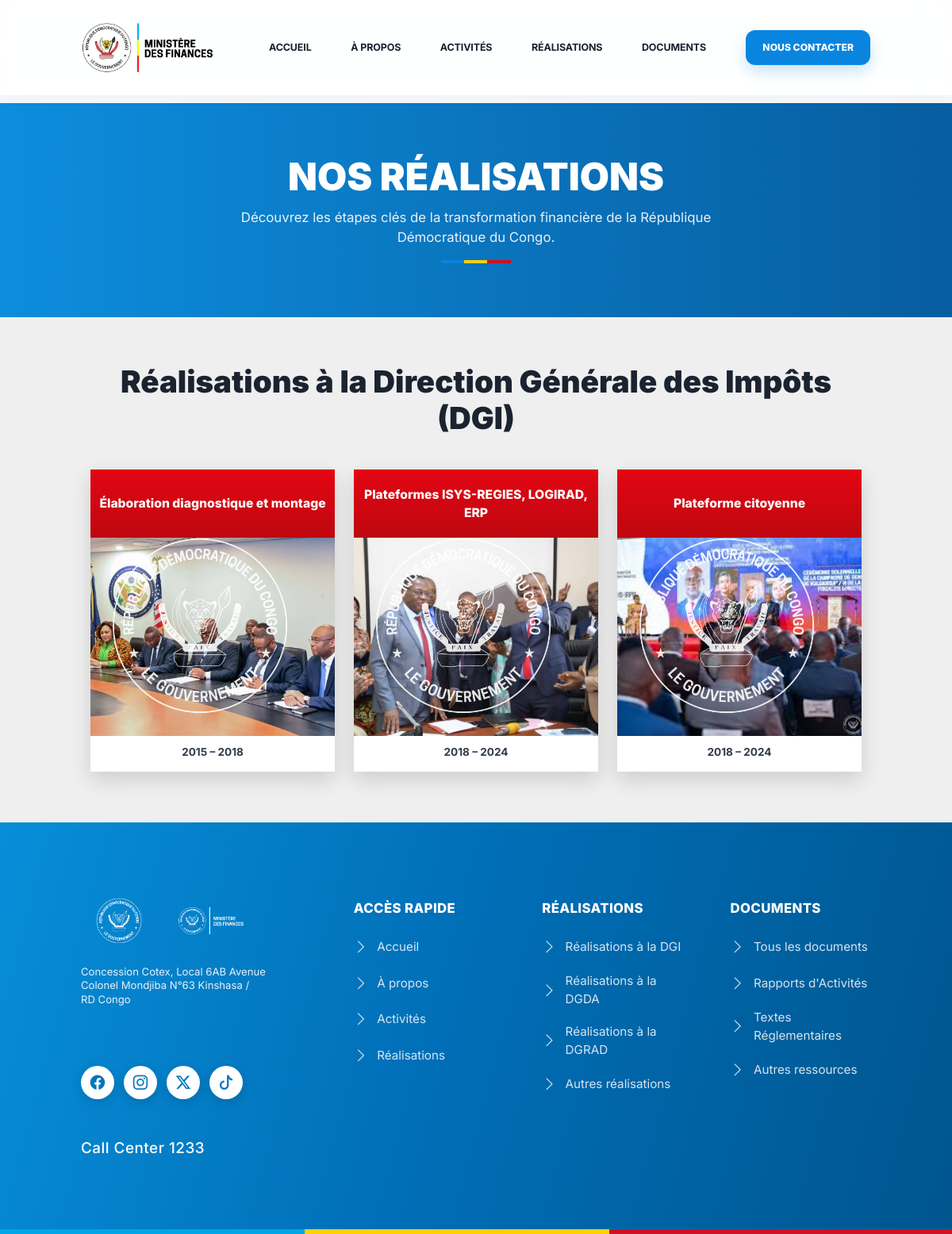
The app's page /contant.php with its own data.
### tables this page shows
CREATE TABLE IF NOT EXISTS content_items (
    id INT AUTO_INCREMENT PRIMARY KEY,
    content_type VARCHAR(30) NOT NULL COMMENT 'Type: article, document, realisation',
    section_key VARCHAR(120) COMMENT 'Clé de section (Actualite, Communique, etc.)',
    badge_text VARCHAR(120) COMMENT 'Texte du badge (ex: 12 MARS 2024)',
    title VARCHAR(255) NOT NULL COMMENT 'Titre du contenu',
    description TEXT NOT NULL COMMENT 'Description du contenu',
    image_url VARCHAR(500) COMMENT 'URL de l\'image associée',
    link_url VARCHAR(500) COMMENT 'URL de lien externe',
    meta_text VARCHAR(120) COMMENT 'Texte de métadonnée (ex: taille de fichier)',
    icon_class VARCHAR(50) COMMENT 'Classe CSS pour l\'icône',
    display_order INT NOT NULL DEFAULT 0 COMMENT 'Ordre d\'affichage',
    is_active TINYINT(1) NOT NULL DEFAULT 1 COMMENT 'Contenu actif',
    created_at TIMESTAMP DEFAULT CURRENT_TIMESTAMP COMMENT 'Date de création',
    updated_at TIMESTAMP DEFAULT CURRENT_TIMESTAMP ON UPDATE CURRENT_TIMESTAMP COMMENT 'Dernière modification',
    INDEX idx_content_type (content_type),
    INDEX idx_is_active (is_active),
    INDEX idx_display_order (display_order),
    INDEX idx_created_at (created_at)
);

### contant.php (called while the page is built)
<?php
require_once __DIR__ . '/app/models/ContentItem.php';
$contentModel = new ContentItem();
$realisations = $contentModel->getAllByType('realisation');
require_once __DIR__ . '/app/views/realisations.php';
?>

### config/database.php (called while the page is built, shortened)
<?php
class Database {
    private static $instance = null;
    private $pdo;
    private function __construct() {
        try {
            $host = '127.0.0.1';
            $port = '3306';
            $db = 'u223322817_mini';
            $user = 'u223322817_mini';
            $pass = 'Fratlas@1997';
            $dsn = "mysql:host=$host;port=$port;dbname=$db;charset=utf8mb4";
            $this->pdo = new PDO($dsn, $user, $pass);
            $this->pdo->setAttribute(PDO::ATTR_ERRMODE, PDO::ERRMODE_EXCEPTION);
            $this->createTables();
        } catch (PDOException $e) {
            throw new RuntimeException("Erreur MySQL: " . $e->getMessage(), 0, $e);
        }
    }
    public static function getInstance() {
        if (self::$instance === null) {
            self::$instance = new Database();
        }
        return self::$instance;
    }
    public function getConnection() {
        return $this->pdo;
    }
    private function createTables() {
        $sql = "
        CREATE TABLE IF NOT EXISTS projects (
            id INT AUTO_INCREMENT PRIMARY KEY,
            category VARCHAR(100) NOT NULL,
            title VARCHAR(255) NOT NULL,
            description TEXT NOT NULL,
            status VARCHAR(50) NOT NULL,
            image_url VARCHAR(500),
            update_date VARCHAR(100),
            created_at TIMESTAMP DEFAULT CURRENT_TIMESTAMP
        ) ENGINE=InnoDB DEFAULT CHARSET=utf8mb4;
        CREATE TABLE IF NOT EXISTS admin_users (
            id INT AUTO_INCREMENT PRIMARY KEY,
            username VARCHAR(100) UNIQUE NOT NULL,
            password VARCHAR(255) NOT NULL,
            email VARCHAR(100),
            created_at TIMESTAMP DEFAULT CURRENT_TIMESTAMP
        ) ENGINE=InnoDB DEFAULT CHARSET=utf8mb4;
        CREATE TABLE IF NOT EXISTS content_items (
            id INT AUTO_INCREMENT PRIMARY KEY,
            content_type VARCHAR(30) NOT NULL,
            section_key VARCHAR(120) DEFAULT NULL,
            badge_text VARCHAR(120) DEFAULT NULL,
            title VARCHAR(255) NOT NULL,
            description TEXT NOT NULL,
            image_url VARCHAR(500) DEFAULT NULL,
            link_url VARCHAR(500) DEFAULT NULL,
            meta_text VARCHAR(120) DEFAULT NULL,
            icon_class VARCHAR(50) DEFAULT NULL,
            file_url VARCHAR(500) DEFAULT NULL,
            display_order INT NOT NULL DEFAULT 0,
            is_active TINYINT(1) NOT NULL DEFAULT 1,
            created_at TIMESTAMP DEFAULT CURRENT_TIMESTAMP,
            updated_at TIMESTAMP DEFAULT CURRENT_TIMESTAMP ON UPDATE CURRENT_TIMESTAMP
        ) ENGINE=InnoDB DEFAULT CHARSET=utf8mb4;
        ";
        $this->pdo->exec($sql);
        $stmt = $this->pdo->query("SELECT COUNT(*) FROM admin_users");
        $stmt = $this->pdo->query("SELECT COUNT(*) FROM projects");
        $stmt = $this->pdo->query("SELECT COUNT(*) FROM content_items");
    }
}
?>

### app/models/ContentItem.php (called while the page is built, shortened)
<?php
require_once __DIR__ . '/../../config/database.php';
class ContentItem {
    private $db;
    public function __construct() {
        try {
            $this->db = Database::getInstance()->getConnection();
        } catch (Throwable $e) {
            $this->db = null;
        }
    }
    public function getAllByType($contentType, $activeOnly = true) {
        try {
            $activeClause = $activeOnly ? " AND is_active = 1" : "";
            $stmt = $this->db->prepare("
                SELECT * FROM content_items
                WHERE content_type = ?" . $activeClause . "
                ORDER BY display_order ASC, created_at DESC
            ");
            $stmt->execute([$contentType]);
            return $stmt->fetchAll(PDO::FETCH_ASSOC);
        } catch (Throwable $e) {
            return $this->fallbackByType($contentType, $activeOnly);
        }
    }
}
?>

### app/views/realisations.php (the view, shortened to what this page needs)
<div class="realisations-page">
    <section class="real-hero">
        <div class="container">
            <h1>NOS RÉALISATIONS</h1>
            <p>Découvrez les étapes clés de la transformation financière de la République Démocratique du Congo.</p>
            <div class="real-divider"></div>
        </div>
    </section>
    <main class="container">
        <h2 class="section-title">Réalisations à la Direction Générale des Impôts (DGI)</h2>
        <div class="row g-4 dgi-grid">
            <?php if (!empty($realisations)): ?>
                <?php foreach ($realisations as $item): ?>
                    <?php
                    $meta = [];
                    $iconUrl = !empty($meta['icon_url']) ? (string) $meta['icon_url'] : '/public/images/logo_Arm blanc.png';
                    $itemId = (int) ($item['id'] ?? 0);
                    $detailUrl = 'detail.php?type=realisation' . ($itemId > 0 ? '&id=' . $itemId : '');
                    ?>
                    <div class="col-md-6 col-lg-4">
                        <a href="<?php echo htmlspecialchars($detailUrl); ?>" class="realisation-card">
                            <div class="card-header-title"><?php echo htmlspecialchars($item['title']); ?></div>
                            <div class="card-img-container">
                                <img src="<?php echo htmlspecialchars($iconUrl); ?>" class="card-overlay-icon" alt="Icone">
                            </div>
                            <?php if (!empty($item['badge_text'])): ?>
                                <div class="card-meta"><?php echo htmlspecialchars($item['badge_text']); ?></div>
                            <?php endif; ?>
                        </a>
                    </div>
                <?php endforeach; ?>
            <?php endif; ?>
        </div>
    </main>
</div>
<?php
require_once __DIR__ . '/layout.php';

### public/css/style.css (style rules this page uses)
:root { --primary-blue: #007bff; --dark-blue: #0056b3; --bg-light: #f4f7f9; }
body { font-family: 'Inter', sans-serif; background: linear-gradient(180deg, #f5f8fc 0%, #ffffff 12%); color: #333; overflow-x: hidden; position: relative; padding-top: 92px; min-height: 100vh; display: flex; flex-direction: column; }
body main { flex: 1 0 auto; width: 100%; }
body::before { content: ""; position: fixed; left: -260px; top: 52%; width: 560px; height: 560px; transform: translateY(-50%); background: url('../images/teet.png') center / contain no-repeat; opacity: 0.04; pointer-events: none; z-index: 0; }
body::after { content: ""; position: fixed; right: -260px; top: 52%; width: 560px; height: 560px; transform: translateY(-50%) scaleX(-1); background: url('../images/teet.png') center / contain no-repeat; opacity: 0.04; pointer-events: none; z-index: 0; }
.container, main, footer { position: relative; z-index: 1; }
.section-title { animation: slideInRight 0.6s ease-out both; animation-delay: 0.1s; }
html { scroll-behavior: smooth; }
a { transition: all 0.3s ease; }

### public/css/site-layout.css (style rules this page uses)
:root { --site-content-max: 1200px; --site-gutter: clamp(48px, 8.5vw, 120px); --site-shell-max: calc(var(--site-content-max) + (2 * var(--site-gutter))); }
.site-shell, .container, .container-sm, .container-md, .container-lg, .container-xl, .container-xxl { width: 100%; max-width: var(--site-shell-max); margin-left: auto; margin-right: auto; padding-left: var(--site-gutter); padding-right: var(--site-gutter); box-sizing: border-box; }
.site-shell, main .container, main .site-shell, .navbar > .site-shell, .navbar > .navbar-shell, .navbar > .container, .main-footer .site-shell, .main-footer .container { padding-left: var(--site-gutter) !important; padding-right: var(--site-gutter) !important; max-width: var(--site-shell-max) !important; }

### app/views/realisations.php (style rules this page uses)
:root { --dgi-red: #e30613; --dgi-dark: #be0710; --shell: #efefef; }
.realisations-page { background: var(--shell); padding-bottom: 64px; }
.real-hero { background: linear-gradient(90deg, #0d8ddd 0%, #075d9f 100%); color: #fff; text-align: center; padding: 64px 0 68px; }
.real-hero h1 { font-weight: 900; font-size: clamp(2.2rem, 4vw, 3.3rem); margin-bottom: 10px; }
.real-hero p { margin: 0 auto; max-width: 640px; opacity: 0.9; font-size: 1.05rem; }
.real-divider { width: 88px; height: 4px; margin: 16px auto 0; background: linear-gradient(to right, #0a84db 0 33%, #f4d10f 33% 66%, #ce1021 66% 100%); }
.section-title { text-align: center; font-weight: 900; color: #1b2330; font-size: clamp(1.8rem, 3.2vw, 3rem); margin: 58px 0 42px; }
.dgi-grid .realisation-card { border: none; border-radius: 0; overflow: hidden; box-shadow: 0 10px 24px rgba(0,0,0,0.14); transition: transform 0.25s ease; height: 100%; background: #fff; text-decoration: none; display: block; }
.dgi-grid .card-header-title { background: linear-gradient(180deg, var(--dgi-red) 0%, var(--dgi-dark) 100%); color: #fff; text-align: center; font-weight: 800; min-height: 86px; display: flex; align-items: center; justify-content: center; padding: 14px 10px; font-size: 0.98rem; }
.dgi-grid .card-img-container { height: 250px; background: #ececec; position: relative; overflow: hidden; }
.dgi-grid .card-img-container img { width: 100%; height: 100%; object-fit: cover; display: block; }
.dgi-grid .card-overlay-icon { position: absolute; width: 78px; height: 78px; object-fit: contain; right: 16px; bottom: 14px; opacity: 0.88; filter: brightness(0) invert(1); }
.dgi-grid .card-meta { padding: 10px 14px 14px; font-size: 0.85rem; color: #2f3a4b; font-weight: 700; text-align: center; background: #fff; }

### records on screen
content_items: title "Élaboration diagnostique et montage", badge_text "2015 – 2018"
content_items: title "Plateformes ISYS-REGIES, LOGIRAD, ERP", badge_text "2018 – 2024"
content_items: title "Plateforme citoyenne", badge_text "2018 – 2024"
